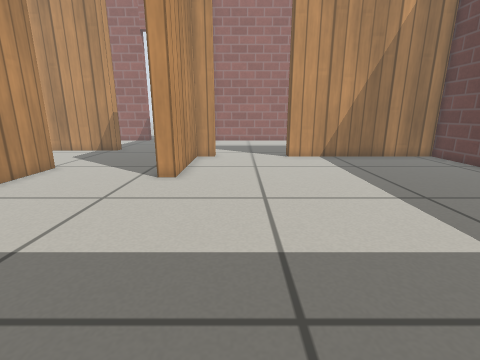
[1] (above)

17 first-person views from a walk through a robot-simulator world made for Gazebo. The camera is 0.5 m above the floor, tilts 14° down and sees 85° across. The floor is counted in squares, 0.2 m on a side. Each view is taken from the middle of a square. On the plan, view 1 faces up. The plan holds only what a view shows up to about 18 squares ahead; the rest is blank. Simple patterns stand in for the simulator's built-in surfaces.

[2]
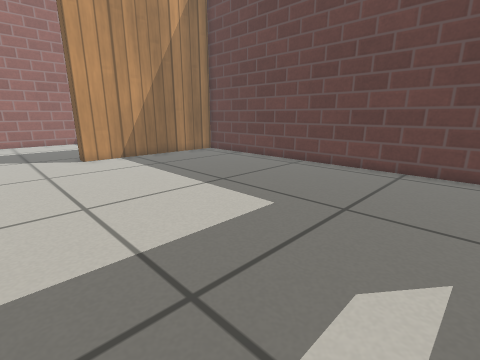

[3]
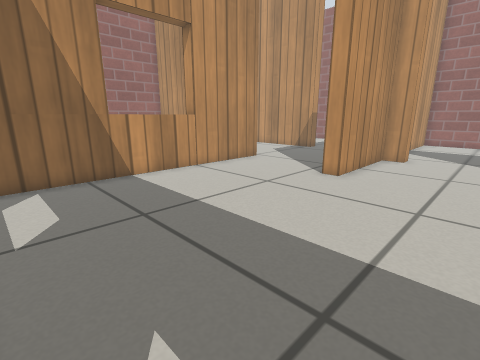

[4]
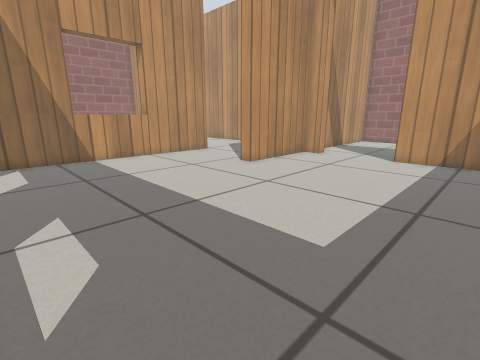

[5]
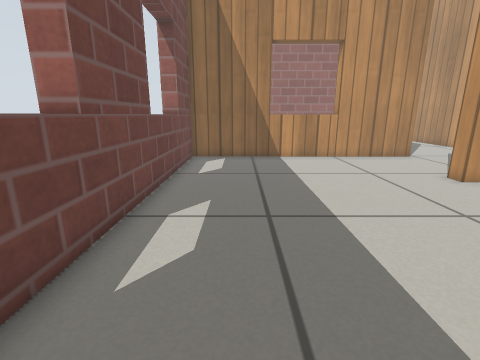

[6]
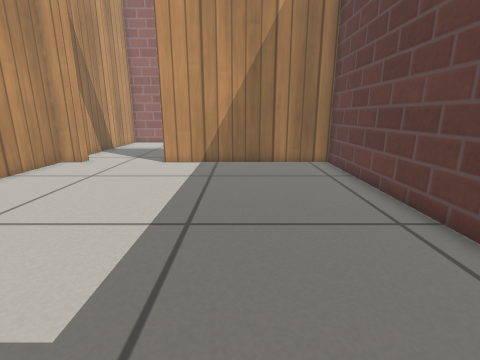

[7]
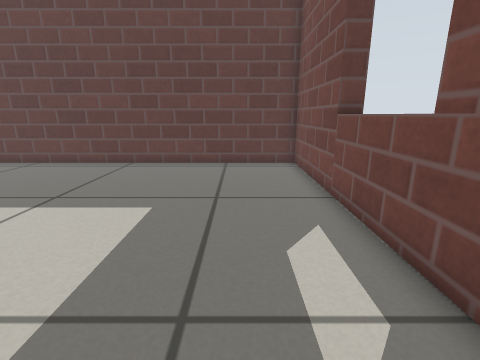

[8]
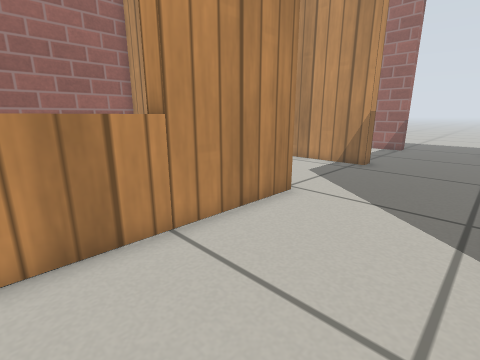

[9]
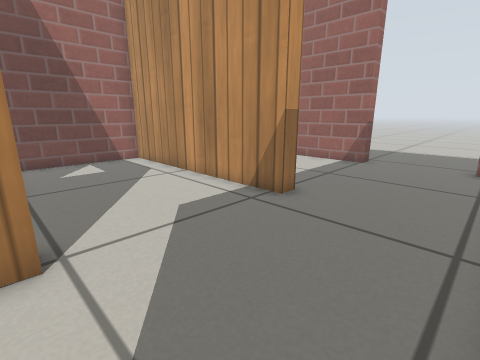

[10]
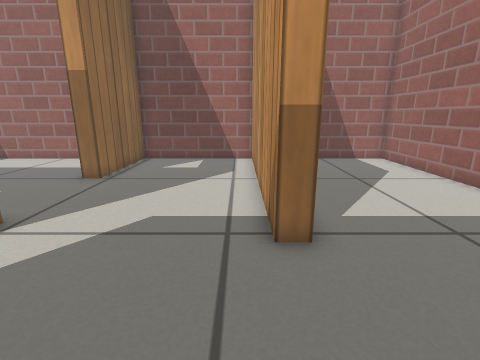

[11]
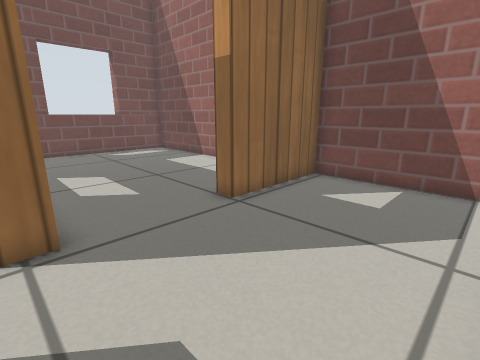

[12]
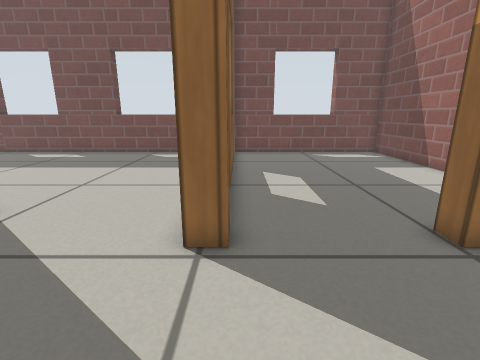

[13]
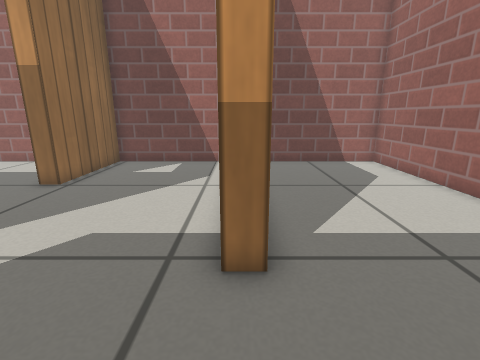

[14]
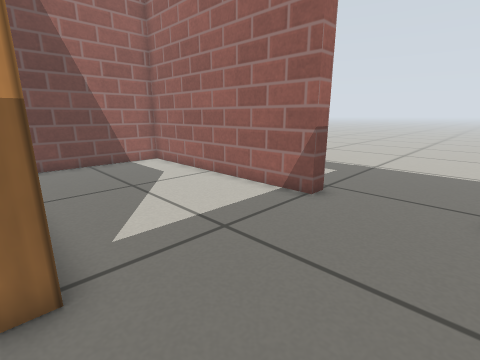

[15]
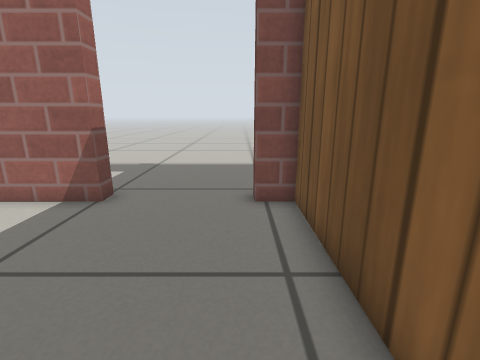

[16]
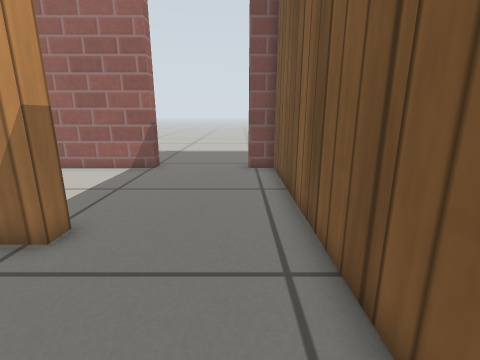

[17]
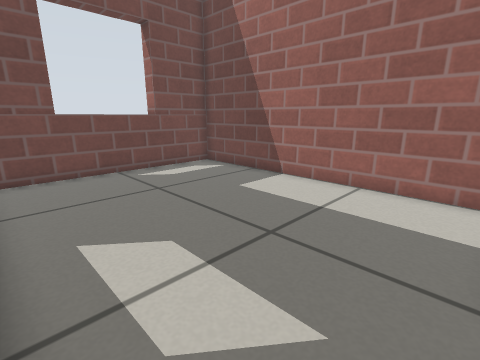

### Floor plan
Ten units are one square. View 1 is at (0, 0); x grows to the right and y downward. Boxes are objects, and circles mark ways between rooms. Rooms are numbered by the first view taken in them; rooms with no view inside come last. Other rooms are left out.
<svg viewBox="-198 -276 321 290">
<path fill="none" stroke="#000" d="M-15 -159 -26 -159 -26 -104 -35 -104M-89 -104 -89 9 118 9 118 -159 30 -159M-97 -124 -89 -124 -89 -104M-89 -187 -193 -187 -193 -124 -143 -124M-34 -154 -34 -186M-89 -195 -89 -187M-91 -271 -91 -263 -193 -263 -193 -206M-34 -186 -34 -263 -46 -263M-89 -78 -98 -78M-175 -117 -193 -117 -193 9 -96 9M-97 0 -97 -86"/>
<circle cx="-60" cy="-115" r="3" fill="#2a7"/>
<circle cx="-60" cy="-190" r="3" fill="#2a7"/>
<circle cx="-120" cy="-120" r="3" fill="#2a7"/>
<text x="20" y="-70">1</text>
<text x="-110" y="-150">2</text>
<text x="-110" y="-230">3</text>
<text x="-140" y="-60">4</text>
</svg>
Room 1 opens to room 2. Room 2 opens to room 3. Room 2 opens to room 4.

Where each view was taken, in squares from view 1:
view 1: 0 up, 0 right, facing up
view 2: 0 up, 1 left, facing up-right
view 3: 0 up, 2 right, facing up-left
view 4: 0 up, 7 right, facing up-left
view 5: 2 up, 7 right, facing left
view 6: 2 up, 7 right, facing up
view 7: 2 up, 2 left, facing right
view 8: 5 up, 4 left, facing up-left
view 9: 12 up, 4 left, facing up-left
view 10: 18 up, 4 left, facing left
view 11: 18 up, 9 left, facing down-left
view 12: 17 up, 10 left, facing down
view 13: 19 up, 5 left, facing left
view 14: 19 up, 5 left, facing up-left
view 15: 19 up, 5 left, facing up
view 16: 14 up, 5 left, facing up
view 17: 11 up, 10 left, facing down-left
